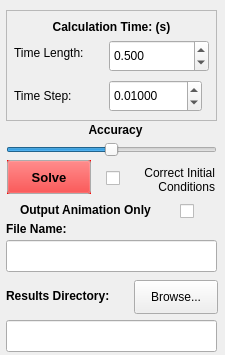
<?xml version="1.0" encoding="UTF-8"?>
<ui version="4.0">
 <class>form</class>
 <widget class="QWidget" name="form">
  <property name="geometry">
   <rect>
    <x>0</x>
    <y>0</y>
    <width>225</width>
    <height>355</height>
   </rect>
  </property>
  <property name="minimumSize">
   <size>
    <width>225</width>
    <height>355</height>
   </size>
  </property>
  <property name="maximumSize">
   <size>
    <width>225</width>
    <height>355</height>
   </size>
  </property>
  <property name="windowTitle">
   <string>System Solution</string>
  </property>
  <widget class="QLabel" name="outputDirectoryLabel">
   <property name="geometry">
    <rect>
     <x>6</x>
     <y>287</y>
     <width>131</width>
     <height>18</height>
    </rect>
   </property>
   <property name="text">
    <string>&lt;html&gt;&lt;head/&gt;&lt;body&gt;&lt;p&gt;&lt;span style=&quot; font-weight:600;&quot;&gt;Results Directory:&lt;/span&gt;&lt;/p&gt;&lt;/body&gt;&lt;/html&gt;</string>
   </property>
  </widget>
  <widget class="QLineEdit" name="outputDirectory">
   <property name="geometry">
    <rect>
     <x>6</x>
     <y>320</y>
     <width>211</width>
     <height>32</height>
    </rect>
   </property>
   <property name="clearButtonEnabled">
    <bool>false</bool>
   </property>
  </widget>
  <widget class="QPushButton" name="browseFileDirectory">
   <property name="geometry">
    <rect>
     <x>134</x>
     <y>280</y>
     <width>84</width>
     <height>34</height>
    </rect>
   </property>
   <property name="sizePolicy">
    <sizepolicy hsizetype="Expanding" vsizetype="Fixed">
     <horstretch>0</horstretch>
     <verstretch>0</verstretch>
    </sizepolicy>
   </property>
   <property name="text">
    <string>Browse...</string>
   </property>
  </widget>
  <widget class="QFrame" name="timeFrame">
   <property name="geometry">
    <rect>
     <x>6</x>
     <y>10</y>
     <width>211</width>
     <height>111</height>
    </rect>
   </property>
   <property name="frameShape">
    <enum>QFrame::StyledPanel</enum>
   </property>
   <property name="frameShadow">
    <enum>QFrame::Raised</enum>
   </property>
   <widget class="QLabel" name="label_3">
    <property name="geometry">
     <rect>
      <x>8</x>
      <y>34</y>
      <width>91</width>
      <height>18</height>
     </rect>
    </property>
    <property name="text">
     <string>Time Length:</string>
    </property>
   </widget>
   <widget class="QLabel" name="label_4">
    <property name="geometry">
     <rect>
      <x>8</x>
      <y>76</y>
      <width>64</width>
      <height>20</height>
     </rect>
    </property>
    <property name="text">
     <string>Time Step:</string>
    </property>
   </widget>
   <widget class="QDoubleSpinBox" name="endTime">
    <property name="geometry">
     <rect>
      <x>103</x>
      <y>30</y>
      <width>100</width>
      <height>32</height>
     </rect>
    </property>
    <property name="decimals">
     <number>3</number>
    </property>
    <property name="maximum">
     <double>10000.000000000000000</double>
    </property>
    <property name="value">
     <double>0.500000000000000</double>
    </property>
   </widget>
   <widget class="QDoubleSpinBox" name="reportingTime">
    <property name="geometry">
     <rect>
      <x>103</x>
      <y>70</y>
      <width>93</width>
      <height>32</height>
     </rect>
    </property>
    <property name="decimals">
     <number>5</number>
    </property>
    <property name="stepType">
     <enum>QAbstractSpinBox::AdaptiveDecimalStepType</enum>
    </property>
    <property name="value">
     <double>0.010000000000000</double>
    </property>
   </widget>
   <widget class="QLabel" name="label">
    <property name="geometry">
     <rect>
      <x>10</x>
      <y>8</y>
      <width>191</width>
      <height>18</height>
     </rect>
    </property>
    <property name="font">
     <font>
      <weight>75</weight>
      <bold>true</bold>
     </font>
    </property>
    <property name="text">
     <string>&lt;html&gt;&lt;head/&gt;&lt;body&gt;&lt;p align=&quot;center&quot;&gt;Calculation Time:  (s)&lt;/p&gt;&lt;/body&gt;&lt;/html&gt;</string>
    </property>
   </widget>
  </widget>
  <widget class="QPushButton" name="solveButton">
   <property name="enabled">
    <bool>true</bool>
   </property>
   <property name="geometry">
    <rect>
     <x>7</x>
     <y>160</y>
     <width>84</width>
     <height>34</height>
    </rect>
   </property>
   <property name="palette">
    <palette>
     <active>
      <colorrole role="Button">
       <brush brushstyle="SolidPattern">
        <color alpha="255">
         <red>0</red>
         <green>255</green>
         <blue>0</blue>
        </color>
       </brush>
      </colorrole>
     </active>
     <inactive>
      <colorrole role="Button">
       <brush brushstyle="SolidPattern">
        <color alpha="255">
         <red>255</red>
         <green>0</green>
         <blue>0</blue>
        </color>
       </brush>
      </colorrole>
     </inactive>
     <disabled>
      <colorrole role="Button">
       <brush brushstyle="SolidPattern">
        <color alpha="255">
         <red>255</red>
         <green>0</green>
         <blue>0</blue>
        </color>
       </brush>
      </colorrole>
     </disabled>
    </palette>
   </property>
   <property name="font">
    <font>
     <pointsize>10</pointsize>
     <weight>75</weight>
     <bold>true</bold>
    </font>
   </property>
   <property name="autoFillBackground">
    <bool>true</bool>
   </property>
   <property name="text">
    <string>Solve</string>
   </property>
   <property name="checkable">
    <bool>false</bool>
   </property>
   <property name="checked">
    <bool>false</bool>
   </property>
   <property name="flat">
    <bool>false</bool>
   </property>
  </widget>
  <widget class="QSlider" name="Accuracy">
   <property name="geometry">
    <rect>
     <x>6</x>
     <y>140</y>
     <width>211</width>
     <height>20</height>
    </rect>
   </property>
   <property name="minimum">
    <number>1</number>
   </property>
   <property name="maximum">
    <number>9</number>
   </property>
   <property name="pageStep">
    <number>0</number>
   </property>
   <property name="value">
    <number>5</number>
   </property>
   <property name="orientation">
    <enum>Qt::Horizontal</enum>
   </property>
  </widget>
  <widget class="QLabel" name="label_5">
   <property name="geometry">
    <rect>
     <x>70</x>
     <y>120</y>
     <width>91</width>
     <height>20</height>
    </rect>
   </property>
   <property name="text">
    <string>&lt;html&gt;&lt;head/&gt;&lt;body&gt;&lt;p align=&quot;center&quot;&gt;&lt;span style=&quot; font-weight:600;&quot;&gt; Accuracy&lt;/span&gt;&lt;/p&gt;&lt;/body&gt;&lt;/html&gt;</string>
   </property>
  </widget>
  <widget class="QCheckBox" name="correctInitial">
   <property name="enabled">
    <bool>true</bool>
   </property>
   <property name="geometry">
    <rect>
     <x>106</x>
     <y>163</y>
     <width>21</width>
     <height>31</height>
    </rect>
   </property>
   <property name="text">
    <string/>
   </property>
  </widget>
  <widget class="QLabel" name="label_6">
   <property name="geometry">
    <rect>
     <x>124</x>
     <y>160</y>
     <width>91</width>
     <height>41</height>
    </rect>
   </property>
   <property name="text">
    <string>&lt;html&gt;&lt;head/&gt;&lt;body&gt;&lt;p align=&quot;right&quot;&gt;Correct Initial&lt;br/&gt;Conditions&lt;/p&gt;&lt;/body&gt;&lt;/html&gt;</string>
   </property>
  </widget>
  <widget class="QLineEdit" name="outputFileName">
   <property name="geometry">
    <rect>
     <x>6</x>
     <y>240</y>
     <width>211</width>
     <height>32</height>
    </rect>
   </property>
   <property name="clearButtonEnabled">
    <bool>false</bool>
   </property>
  </widget>
  <widget class="QLabel" name="outputFileLabel">
   <property name="geometry">
    <rect>
     <x>6</x>
     <y>220</y>
     <width>91</width>
     <height>18</height>
    </rect>
   </property>
   <property name="text">
    <string>&lt;html&gt;&lt;head/&gt;&lt;body&gt;&lt;p&gt;&lt;span style=&quot; font-weight:600;&quot;&gt;File Name:&lt;/span&gt;&lt;/p&gt;&lt;/body&gt;&lt;/html&gt;</string>
   </property>
  </widget>
  <widget class="QCheckBox" name="outputAnimOnly">
   <property name="geometry">
    <rect>
     <x>180</x>
     <y>200</y>
     <width>31</width>
     <height>22</height>
    </rect>
   </property>
   <property name="text">
    <string/>
   </property>
  </widget>
  <widget class="QLabel" name="outputDataLabel">
   <property name="geometry">
    <rect>
     <x>20</x>
     <y>200</y>
     <width>161</width>
     <height>20</height>
    </rect>
   </property>
   <property name="text">
    <string>&lt;html&gt;&lt;head/&gt;&lt;body&gt;&lt;p&gt;&lt;span style=&quot; font-weight:600;&quot;&gt;Output Animation Only&lt;/span&gt;&lt;/p&gt;&lt;/body&gt;&lt;/html&gt;</string>
   </property>
  </widget>
 </widget>
 <resources/>
 <connections/>
</ui>
